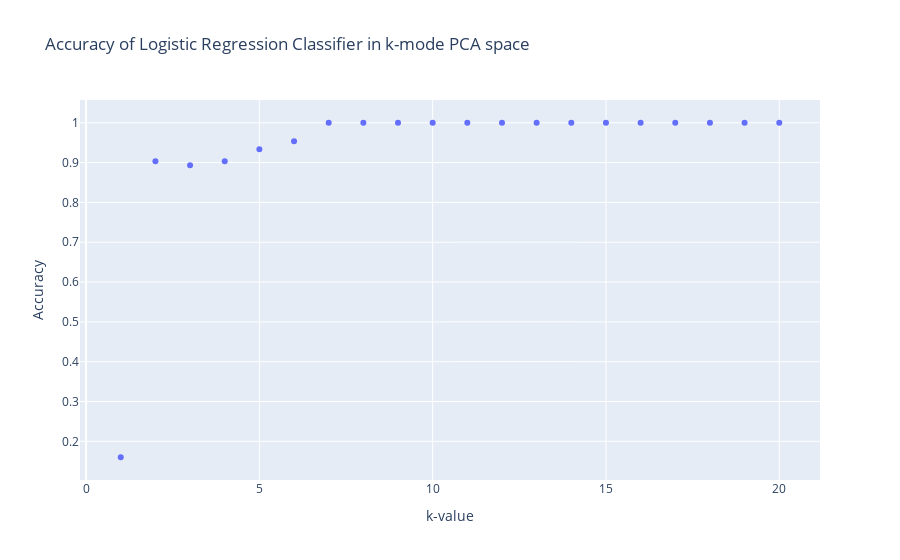

The notebook cell saved with this chart:
### Code cell
k_values = np.arange(1, 21)
accuracy_results = []

for k in k_values:
    pca = PCA(n_components=k)
    x_pca = pca.fit_transform(x_train)

    X_train, X_test, y_train, y_test = train_test_split(x_pca, categories, test_size=0.2, random_state=42)

    model = LogisticRegression(max_iter=10000)
    model.fit(X_train, y_train)

    y_pred = model.predict(X_test)
    accuracy = accuracy_score(y_test, y_pred)
    accuracy_results.append(accuracy)

    print(f'Accuracy for k={k}: {accuracy_results[k-1]}')

df = pd.DataFrame({
    "k-value": k_values,
    "Accuracy": accuracy_results
})

fig = px.scatter(df, x = "k-value", y = "Accuracy", title = "Accuracy of Logistic Regression Classifier in k-mode PCA space")

pio.write_image(fig, "log_reg_train.pdf")

fig.show()

### Figure 1 — Plotly figure (JSON) as saved in the notebook; plotly's stock layout.template omitted (floating-point values rounded to 4 significant figures)
{"data": [{"hovertemplate": "k-value=%{x}<br>Accuracy=%{y}<extra></extra>", "legendgroup": "", "marker": {"color": "#636efa", "symbol": "circle"}, "mode": "markers", "name": "", "orientation": "v", "showlegend": false, "type": "scatter", "x": [1, 2, 3, 4, 5, 6, 7, 8, 9, 10, 11, 12, 13, 14, 15, 16, 17, 18, 19, 20], "xaxis": "x", "y": [0.16, 0.9033, 0.8933, 0.9033, 0.9333, 0.9533, 1, 1, 1, 1, 1, 1, 1, 1, 1, 1, 1, 1, 1, 1], "yaxis": "y"}], "layout": {"legend": {"tracegroupgap": 0}, "title": {"text": "Accuracy of Logistic Regression Classifier in k-mode PCA space"}, "xaxis": {"anchor": "y", "domain": [0, 1], "title": {"text": "k-value"}}, "yaxis": {"anchor": "x", "domain": [0, 1], "title": {"text": "Accuracy"}}}}
